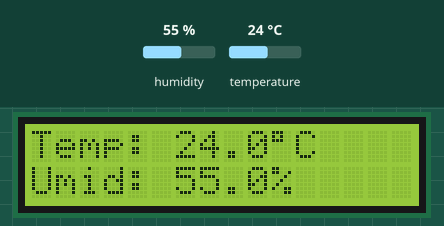
This sketch was run on a simulated Arduino Uno, built with avr-gcc and run on an emulated ATmega328P. Shown: 16×2 character LCD. The test bench sets the inputs (shaded band); at power-on: humidity 55 %, temperature 24 °C.

Above: at 1.2 s.
1.3 s: humidity set to 22 %
At 2.8 s:
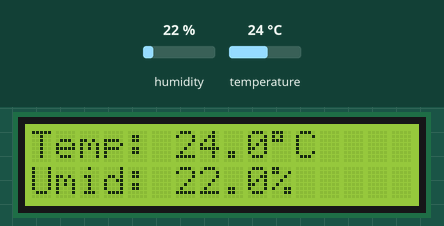
4.1 s: temperature set to 12 °C
At 5.0 s:
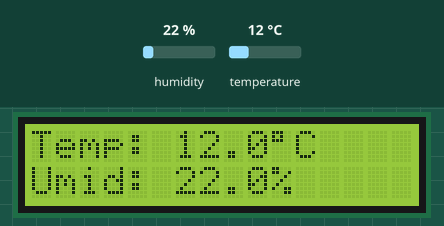
6.9 s: humidity set to 40 %
At 9.5 s:
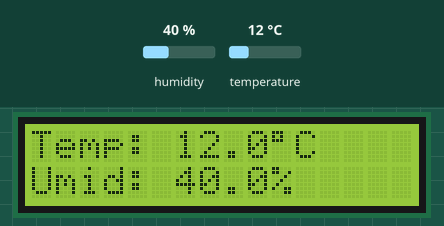
9.8 s: temperature set to 19 °C
At 11.7 s:
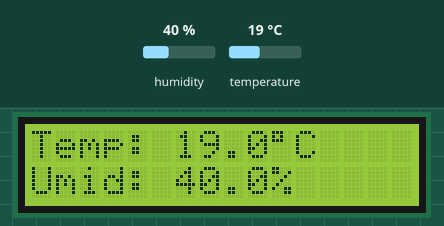
Timing chart, 0 to 13.2 s (numbered marks = the images above; inputs shaded):
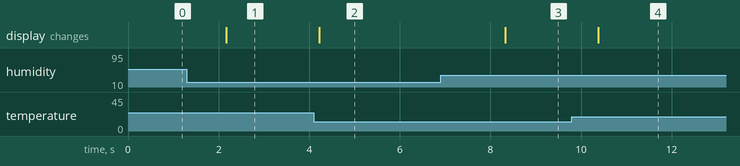

Measured:
- after the input at 1.3 s, the display: changes after 0.87 s (image 1)
- after the input at 4.1 s, the display: changes after 0.12 s (image 2)
- after the input at 6.9 s, the display: changes after 1.4 s (image 3)
- after the input at 9.8 s, the display: changes after 0.58 s (image 4)

The sketch:

dht11_lcd_v2.ino
```cpp
/*
 * Sensor DHT11 (Temperatura e Umidade) + LCD I2C - Versão limpa
 * DHT11 no pino 2
 * LCD I2C endereço 0x27 (16x2)
 */

#include <Wire.h>
#include <LiquidCrystal_I2C.h>
#include <DHT.h>

#define DHTPIN 2
#define DHTTYPE DHT11

DHT dht(DHTPIN, DHTTYPE);
LiquidCrystal_I2C lcd(0x27, 16, 2);

void setup() {
  dht.begin();
  lcd.init();
  lcd.backlight();
}

void loop() {
  float umidade = dht.readHumidity();
  float temperatura = dht.readTemperature();

  if (isnan(umidade) || isnan(temperatura)) {
    return;
  }

  lcd.setCursor(0, 0);
  lcd.print("Temp: ");
  lcd.print(temperatura, 1);
  lcd.write(223);
  lcd.print("C   ");

  lcd.setCursor(0, 1);
  lcd.print("Umid: ");
  lcd.print(umidade, 1);
  lcd.print("%   ");

  delay(2000);
}
```
